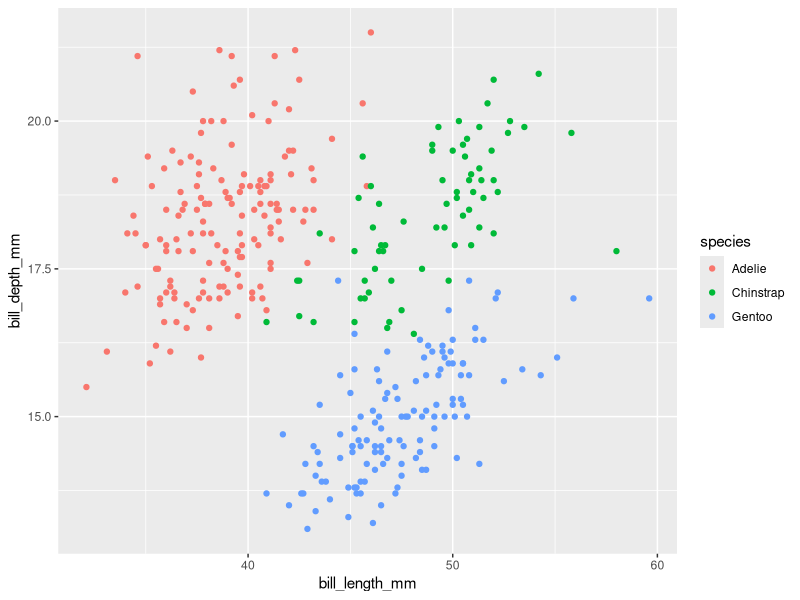
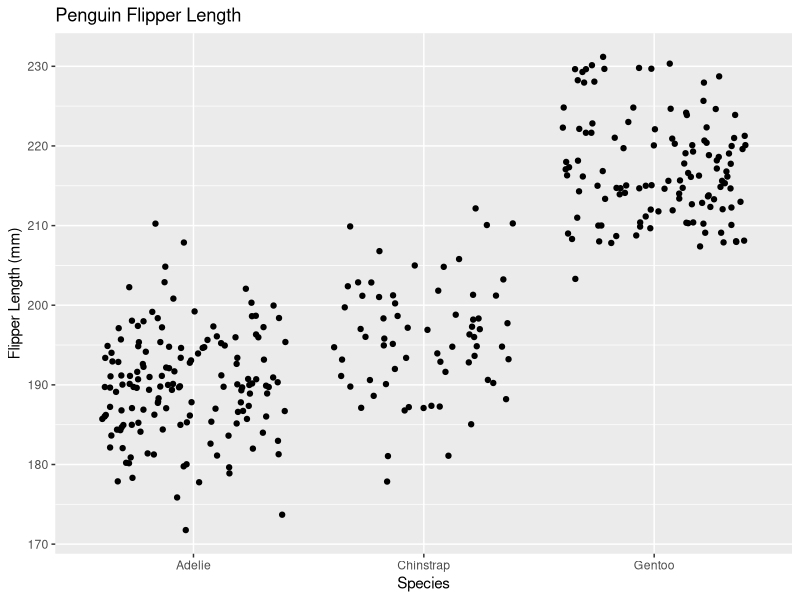

Write the R code that produced these figures, in order.
## ---- chunk 1
knitr::opts_chunk$set(echo = TRUE)
library(tidyverse)
library(palmerpenguins)
## ---- chunk 2
function_1 <- expression(x ^ 2)
dx_dy <- D(function_1, 'x')
x <- 3
eval(dx_dy)
## ---- chunk 3
function_2 <- expression( 2 * (3 * a + 2) ^ 4 - 5)
da_dy <- D(function_2, 'a')
a <- 1.2
eval(da_dy)
## ---- chunk 4
function_3 <- expression(((-4 * t) / (t ^ 2 + 1) ^ 3))
dt_dy <- D(function_3, 't')
t = 0
eval(dt_dy)
## ---- chunk 5
ggplot( data = penguins, aes(x = bill_length_mm, y = bill_depth_mm)) + geom_point(aes(color = species))
## ---- chunk 6
ggplot( data = penguins, aes(x = species , y = flipper_length_mm)) + labs(x = "Species", y = "Flipper Length (mm)") + geom_jitter() + ggtitle ("Penguin Flipper Length")
